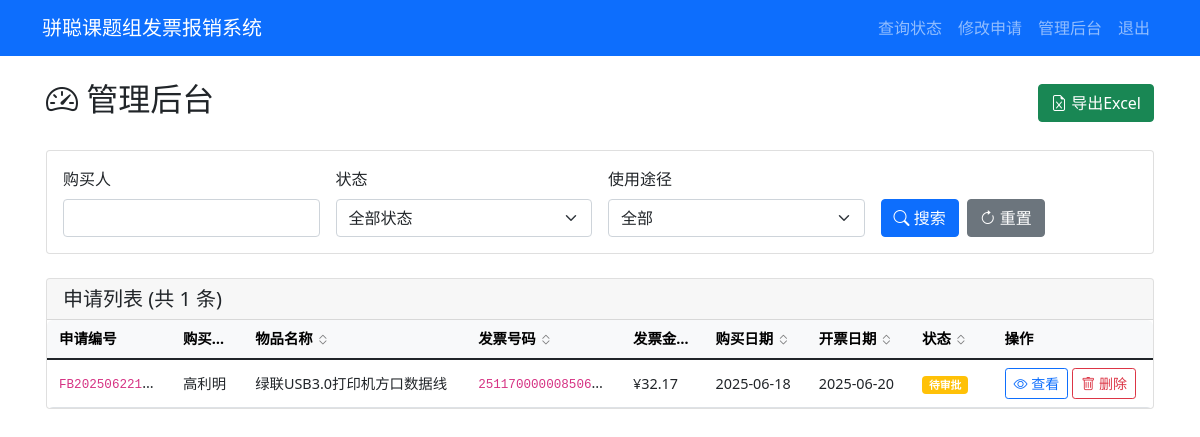
Page /admin/dashboard (signed in) on the earlier database version.
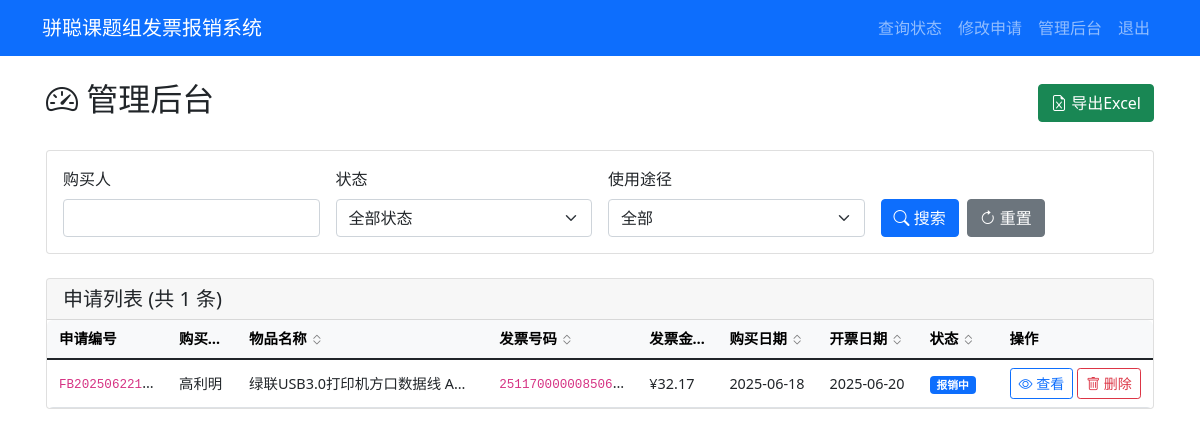
Same page on the later database version.
### tables this page shows
CREATE TABLE applications (
        id INTEGER PRIMARY KEY AUTOINCREMENT,
        app_number TEXT UNIQUE NOT NULL,
        purchaser TEXT NOT NULL,
        purchase_details TEXT,
        item_name TEXT NOT NULL,
        product_link TEXT,
        usage_type TEXT NOT NULL,
        item_type TEXT NOT NULL,
        quantity INTEGER NOT NULL,
        purchase_time DATE NOT NULL,
        invoice_number TEXT NOT NULL,
        invoice_amount REAL NOT NULL,
        invoice_date DATE NOT NULL,
        status TEXT DEFAULT '待审批',
        approval_comment TEXT,
        created_at TIMESTAMP DEFAULT CURRENT_TIMESTAMP,
        updated_at TIMESTAMP DEFAULT CURRENT_TIMESTAMP
    );

### app.py (the view)
        def wrapper(*args, **kwargs):
            user = session.get('admin_username', 'anonymous')
            details = f"操作: {operation_type}, 用户: {user}, URL: {request.url}"
            if kwargs.get('app_number'):
                details += f", 申请编号: {kwargs['app_number']}"
            elif kwargs.get('filename'):
                details += f", 文件名: {kwargs['filename']}"
            if request.method == 'POST':
                form_data = {k: '***' if k == 'password' else v for k, v in request.form.items()}
                details += f", 表单数据: {form_data}"
            if request.args:
                details += f", 查询参数: {dict(request.args)}"
            try:
                result = f(*args, **kwargs)
                app.logger.info(f"{details}, 结果: 成功")
                return result
            except Exception as e:
                app.logger.error(f"{details}, 结果: 失败, 错误: {str(e)}", exc_info=True)
                raise

### templates/admin_dashboard.html (shortened to what the changed rows need)
{% extends "base.html" %}
{% block content %}
<div class="container-fluid">
    <div class="d-flex justify-content-between align-items-center mb-4">
        <h2><i class="bi bi-speedometer2"></i> 管理后台</h2>
    </div>
    <div class="card">
        <div class="table-responsive">
            <table class="table table-hover table-auto mb-0">
                <thead class="table-light">
                    <tr>
                        <th class="col-app-number">申请编号</th>
                        <th class="sortable col-purchaser" data-sort="purchaser">
                            购买人
                            <i class="bi bi-chevron-expand sort-icon"></i>
                        </th>
                        <th class="sortable col-item-name" data-sort="item_name">
                            物品名称
                            <i class="bi bi-chevron-expand sort-icon"></i>
                        </th>
                        <th class="sortable col-invoice-number" data-sort="invoice_number">
                            发票号码
                            <i class="bi bi-chevron-expand sort-icon"></i>
                        </th>
                        <th class="sortable col-amount" data-sort="invoice_amount">
                            发票金额
                            <i class="bi bi-chevron-expand sort-icon"></i>
                        </th>
                        <th class="sortable col-date" data-sort="purchase_time">
                            购买日期
                            <i class="bi bi-chevron-expand sort-icon"></i>
                        </th>
                        <th class="sortable col-date" data-sort="invoice_date">
                            开票日期
                            <i class="bi bi-chevron-expand sort-icon"></i>
                        </th>
                        <th class="sortable col-status" data-sort="status">
                            状态
                            <i class="bi bi-chevron-expand sort-icon"></i>
                        </th>
                        <th class="col-actions">操作</th>
                    </tr>
                </thead>
                <tbody>
                    {% for app in applications %}
                    <tr>
                        <td class="col-app-number" title="{{ app[1] }}"><code>{{ app[1] }}</code></td>
                        <td class="col-purchaser" title="{{ app[2] }}">{{ app[2] }}</td>
                        <td class="col-item-name" title="{{ app[4] }}">{{ app[4] }}</td>
                        <td class="col-invoice-number" title="{{ app[10] }}"><code>{{ app[10] }}</code></td>
                        <td class="col-amount">¥{{ "%.2f"|format(app[11]) }}</td>
                        <td class="col-date">{{ app[9] }}</td>
                        <td class="col-date">{{ app[12] }}</td>
                        <td class="col-status">
                            {% if app[13] == '待审批' %}
                            <span class="badge bg-warning">{{ app[13] }}</span>
                            {% elif app[13] == '报销中' %}
                            <span class="badge bg-primary">{{ app[13] }}</span>
                            {% elif app[13] == '已报销' %}
                            <span class="badge bg-success">{{ app[13] }}</span>
                            {% elif app[13] == '驳回' %}
                            <span class="badge bg-danger">{{ app[13] }}</span>
                            {% endif %}
                        </td>
                        <td class="col-actions">
                            <div class="d-flex gap-1">
                                <a href="{{ url_for('admin_application_detail', app_number=app[1]) }}"
                                    class="btn btn-sm btn-outline-primary">
                                    <i class="bi bi-eye"></i> 查看
                                </a>
                                <button type="button" class="btn btn-sm btn-outline-danger"
                                    onclick="confirmDelete('{{ app[1] }}', '{{ app[2] }}', '{{ app[4] }}')">
                                    <i class="bi bi-trash"></i> 删除
                                </button>
                            </div>
                        </td>
                    </tr>
                    {% else %}
                    <tr>
                        <td colspan="9" class="text-center text-muted py-4">暂无申请记录</td>
                    </tr>
                    {% endfor %}
                </tbody>
            </table>
        </div>
    </div>
</div>
{% endblock %}

Differences in the rows shown:
changed applications "高利明": item_name "绿联USB3.0打印机方口数据线" → "绿联USB3.0打印机方口数据线 A…"; status "待审批" → "报销中"
